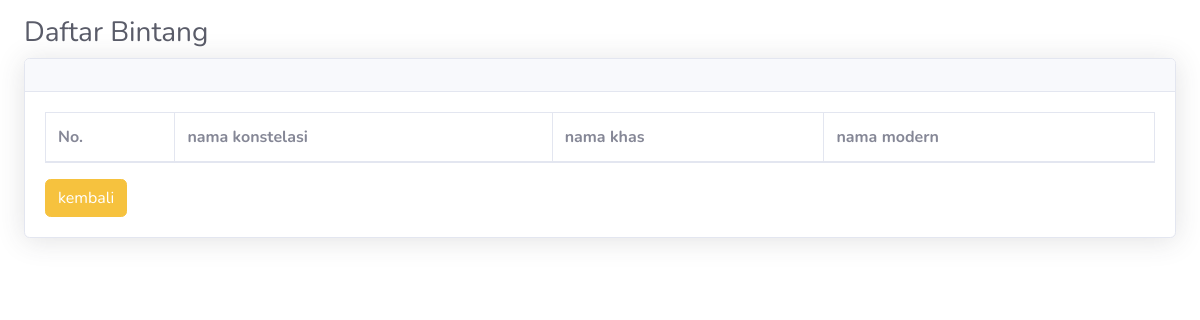
The app's page /data_bintang.php, older data.
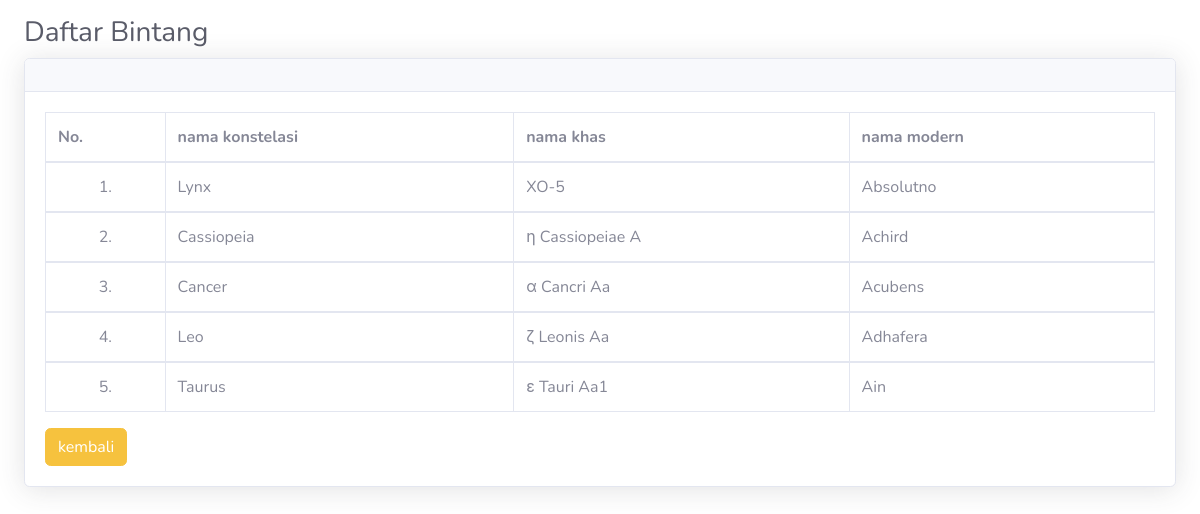
The same page, newer data.
### tables this page shows
CREATE TABLE `bintang` (
  `id_bintang` int(11) NOT NULL,
  `data_image` blob NOT NULL,
  `nama_konstelasi` varchar(250) NOT NULL,
  `nama_khas` varchar(250) NOT NULL,
  `nama_modern` varchar(250) NOT NULL
);

### data_bintang.php (the view, shortened to what this page needs)
<!DOCTYPE html>
<html>
<head>
	<link href="vendor/fontawesome-free/css/all.min.css" rel="stylesheet" type="text/css">
    <link href="css/sb-admin-2.min.css" rel="stylesheet">
    <link href="vendor/datatables/dataTables.bootstrap4.min.css" rel="stylesheet">
</head>
<body>
<div class="container-fluid">
	<h1 class="h3 mb-2 mt-3 text-gray-800">Daftar Bintang</h1>
	<div class="card shadow mb-4">
                        <div class="card-header py-3">
                        </div>
                        <div class="card-body">
                            <div class="table-responsive">
							<table class="table table-bordered" width="100%" cellspacing="0">
								<thead>
									<tr>
										<th>No.</th>
										<th>nama konstelasi</th>
										<th>nama khas</th>
										<th>nama modern</th>
									</tr>
								</thead>
								<?php
								include "+koneksi.php";
								$query = mysqli_query($host,"SELECT * FROM bintang") or die(mysqli_error($host));
								$nomor = 1;
								while($data = mysqli_fetch_array($query)) { ?>
								<tbody>
									<tr>
										<td align="center"><?php echo $nomor++; ?>.</td>
										<td><?php echo $data['nama_konstelasi']; ?></td>
										<td><?php echo $data['nama_khas']; ?></td>
										<td><?php echo $data['nama_modern']; ?></td>
									</tr>
								</tbody>
								<?php
								} ?>
							</table>
                            </div>
							<a href="index.php"><button class="btn btn-warning" >kembali</button></a>
                        </div>
                    </div>
					</div>
</body>
</html>

Row changes from the older to the newer data that the page shows:
added bintang: nama_konstelasi "Lynx", nama_khas "XO-5", nama_modern "Absolutno"
added bintang: nama_konstelasi "Cassiopeia", nama_khas "η Cassiopeiae A", nama_modern "Achird"
added bintang: nama_konstelasi "Cancer", nama_khas "α Cancri Aa", nama_modern "Acubens"
added bintang: nama_konstelasi "Leo", nama_khas "ζ Leonis Aa", nama_modern "Adhafera"
added bintang: nama_konstelasi "Taurus", nama_khas "ε Tauri Aa1", nama_modern "Ain"
